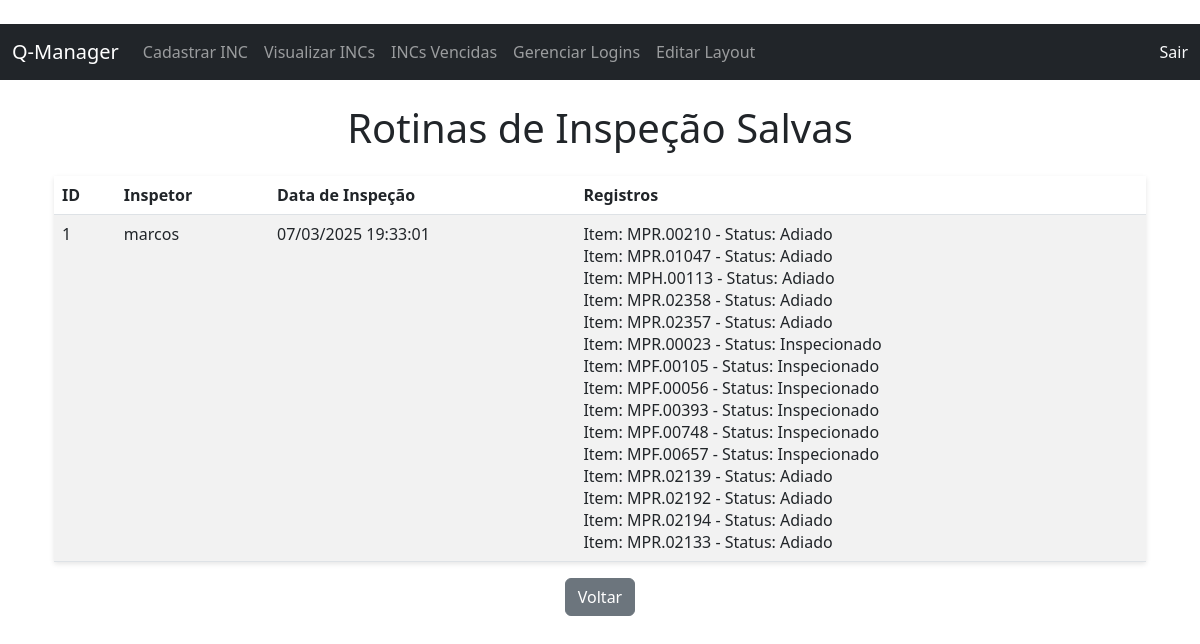
The page /listar_rotinas_inspecao (signed in) on the database its author committed.
### tables this page shows
CREATE TABLE rotina_inspecao (
	id INTEGER NOT NULL, 
	inspetor_id INTEGER NOT NULL, 
	data_inspecao DATETIME, 
	registros TEXT NOT NULL, 
	PRIMARY KEY (id), 
	FOREIGN KEY(inspetor_id) REFERENCES user (id)
);

### web_inc_manager/app.py (the view)
@app.route('/listar_rotinas_inspecao')
@login_required
def listar_rotinas_inspecao():
    rotinas = RotinaInspecao.query.all()
    for rotina in rotinas:
        rotina.registros_python = json.loads(rotina.registros)
    return render_template('listar_rotinas_inspecao.html', rotinas=rotinas)

### web_inc_manager/app.py (called while the page is built)
@app.context_processor
def inject_settings():
    settings = {s.element: s for s in LayoutSetting.query.all()}
    return dict(settings=settings)

@login_manager.user_loader
def load_user(user_id):
    return User.query.get(int(user_id))

### web_inc_manager/templates/listar_rotinas_inspecao.html
{% extends "base.html" %}
{% block content %}
<div class="container">
    <h1 class="text-center mb-4">Rotinas de Inspeção Salvas</h1>
    {% if rotinas %}
    <table class="table table-striped">
        <thead>
            <tr>
                <th>ID</th>
                <th>Inspetor</th>
                <th>Data de Inspeção</th>
                <th>Registros</th>
            </tr>
        </thead>
        <tbody>
            {% for rotina in rotinas %}
            <tr>
                <td>{{ rotina.id }}</td>
                <td>{{ rotina.inspetor.username }}</td>
                <td>{{ rotina.data_inspecao.strftime('%d/%m/%Y %H:%M:%S') }}</td>
                <td>
                    {% set registros = rotina.registros | from_json %}
                    {% for registro in registros %}
                    Item: {{ registro.item }} -
                    Status:
                    {% if registro.inspecionado %}
                        Inspecionado
                    {% elif registro.adiado %}
                        Adiado
                    {% else %}
                        Pendente
                    {% endif %}<br>
                    {% endfor %}
                </td>
            </tr>
            {% endfor %}
        </tbody>
    </table>
    {% else %}
    <p class="text-center">Nenhuma rotina de inspeção salva.</p>
    {% endif %}
    <div class="text-center">
        <a href="{{ url_for('main_menu') }}" class="btn btn-secondary">Voltar</a>
    </div>
</div>
{% endblock %}

### web_inc_manager/static/css/style.css (style rules this page uses)
body { transition: background-color 0.3s, color 0.3s; }
.btn { transition: transform 0.2s; }
.table { box-shadow: 0 2px 5px rgba(0,0,0,0.1); }

### rows shown on the page
rotina_inspecao: id "1", inspetor.username "marcos", data_inspecao "07/03/2025 19:33:01", item "MPR.00210" "MPR.01047" "MPH.00113" "MPR.02358" "MPR.02357" "MPR.00023" "MPF.00105" "MPF.00056" "MPF.00393" "MPF.00748" "MPF.00657" "MPR.02139" "MPR.02192" "MPR.02194" "MPR.02133"
